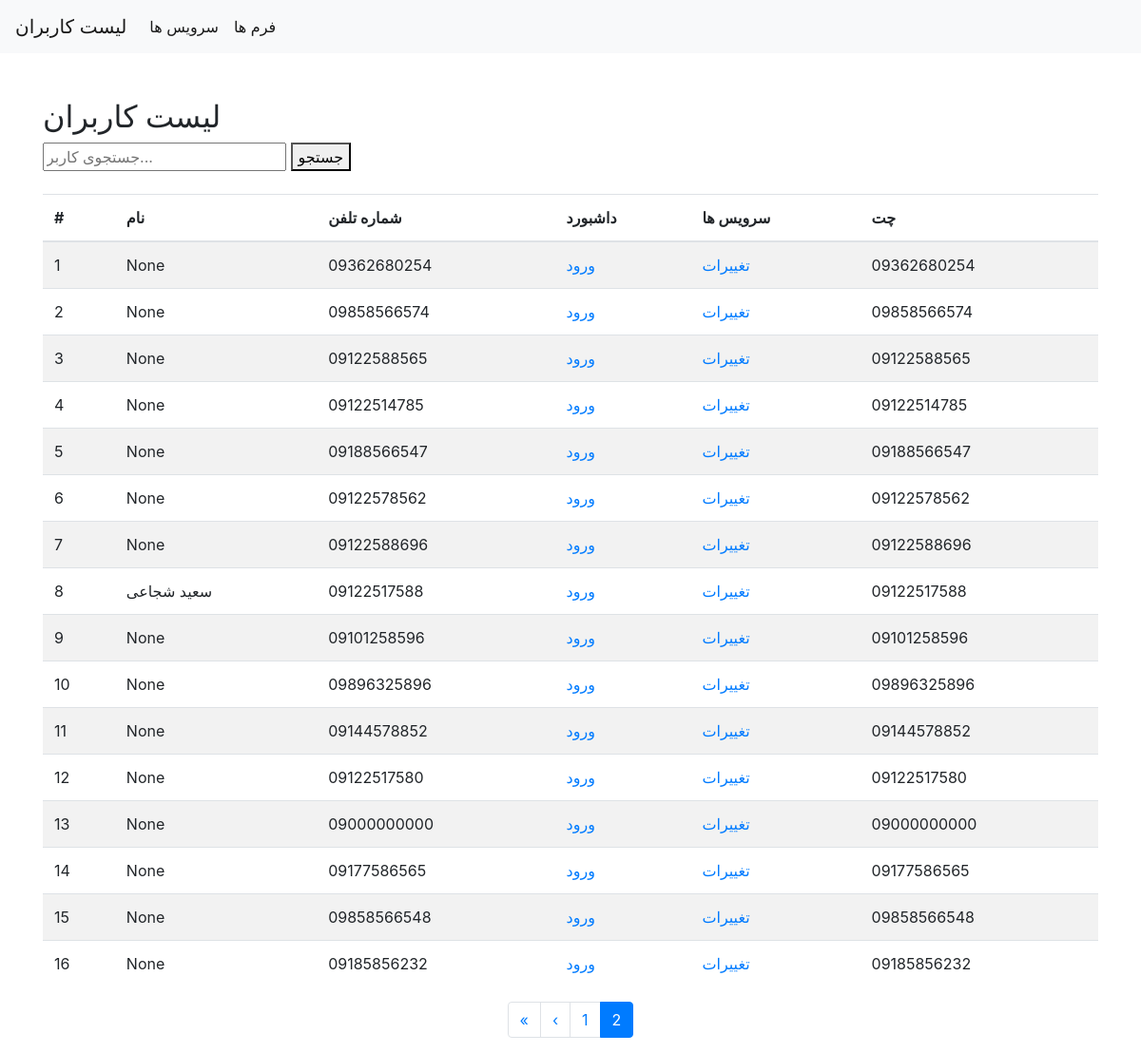
The page /admin-list/?page=2 (signed in) on the database as committed earlier.
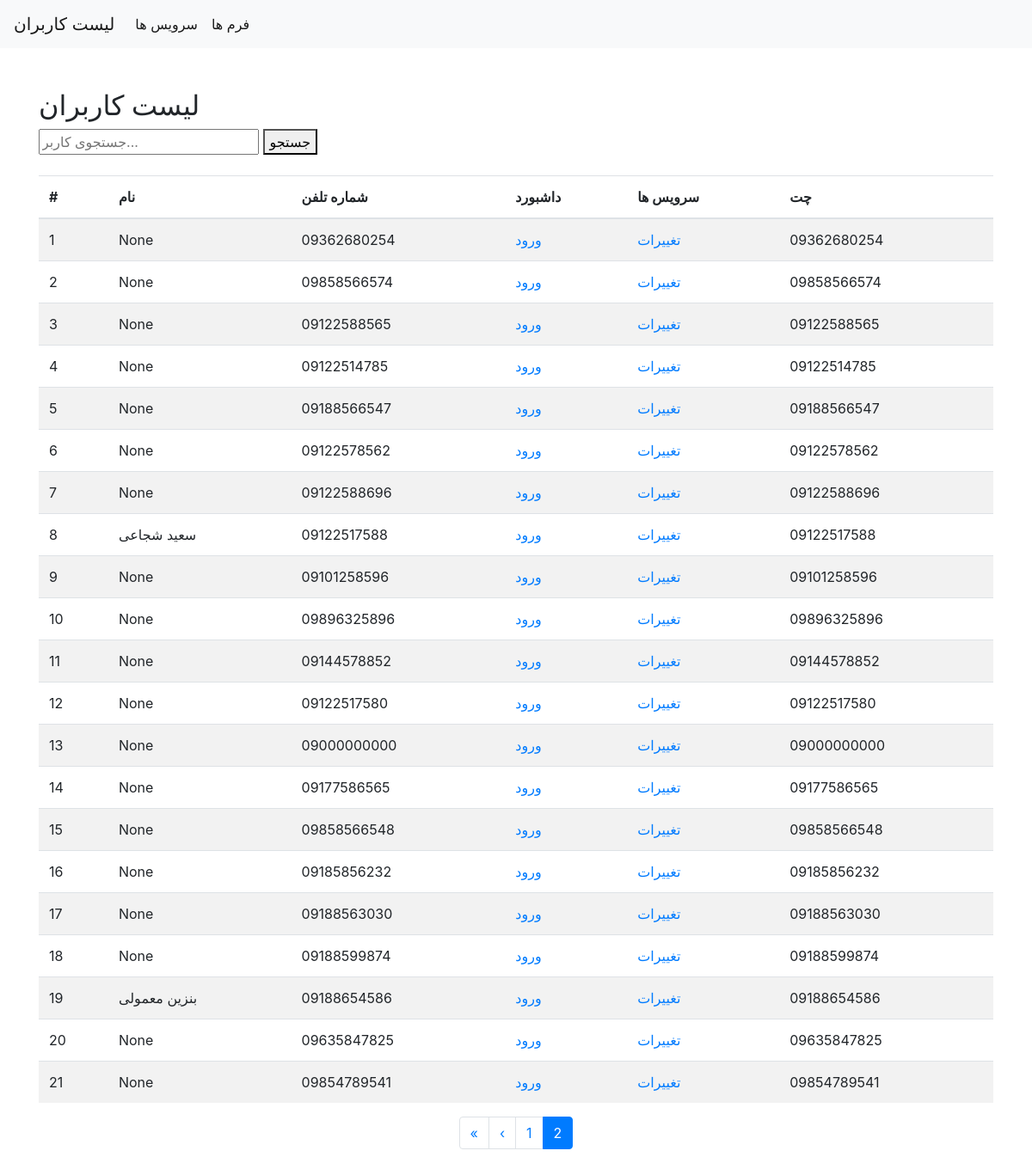
The same page on the database as committed later.
### users/models.py (models this page shows)
class Client(AbstractUser):
    name = models.CharField(max_length=120, null=True, blank=True)
    username = models.CharField(max_length=11, unique=True)  # تغییر فیلد username برای ذخیره شماره تلفن
    is_questioned = models.BooleanField(default=False)
    otp = models.IntegerField()
    timestamp = models.DateTimeField(default=now)
    USERNAME_FIELD = 'username'
    REQUIRED_FIELDS = []

### users/admin/user_list.py (the view)
# urls.py: path('admin-list/',user_list,name='userlist'),
def user_list(request):
    if not request.user.is_superuser:
        return JsonResponse({'error': 'دسترسی غیرمجاز'}, status=403)
    search_query = request.POST.get('pk', '') if request.method == "POST" else request.GET.get('search', '')
    if search_query:
        users = Client.objects.filter(username__icontains=search_query) | Client.objects.filter(
            name__icontains=search_query)
    else:
        users = Client.objects.all()  # نمایش تمام کاربران
    paginator = Paginator(users, 25)  # 25 کاربر در هر صفحه
    page_number = request.GET.get('page')  # شماره صفحه از URL
    page_obj = paginator.get_page(page_number)  # دریافت صفحه مورد نظر
    return render(request, 'users/userlist.html', {
        'page_obj': page_obj,
        'search_query': search_query  # ارسال کوئری جستجو به قالب
    })

### users/templates/users/userlist.html (shortened to what this page needs)
<!DOCTYPE html>
<html lang="fa">
<head>
    <link href="https://stackpath.bootstrapcdn.com/bootstrap/4.5.2/css/bootstrap.min.css" rel="stylesheet">
</head>
<body>
<nav class="navbar navbar-expand-lg navbar-light bg-light">
    <a class="navbar-brand" href="http://localhost:8000/admin-list/">لیست کاربران</a>
    <div class="collapse navbar-collapse" id="navbarNavDropdown">
        <ul class="navbar-nav">
            <li class="nav-item active">
                <a class="nav-link" href="http://localhost:8000/admin-service/">سرویس ها </a>
            </li>
            <li class="nav-item active">
                <a class="nav-link" href="#">فرم ها</a>
            </li>
        </ul>
    </div>
</nav>
<div class="container mt-5">
    <h2>لیست کاربران</h2>
    <form method="GET" action="{% url 'userlist' %}">
        <input type="text" name="search" value="{{ search_query }}" placeholder="جستجوی کاربر...">
        <button type="submit">جستجو</button>
    </form>
    <table class="table table-striped mt-4">
        <thead>
        <tr>
            <th>#</th>
            <th>نام</th>
            <th>شماره تلفن</th>
            <th>داشبورد</th>
            <th>سرویس ها</th>
            <th>چت</th>
        </tr>
        </thead>
        <tbody id="user-table-body">
        {% for user in page_obj %}
            <tr>
                <td>{{ forloop.counter }}</td>
                <td>{{ user.name }}</td>
                <td>{{ user.username }}</td>
                {% if user.username %}
                    <td><a href="{% url 'users:dashboard_with_username' username=user.username %}">ورود</a></td>
                {% else %}
                    <td>نام کاربری موجود نیست</td>
                {% endif %}
                {% if user.username %}
                    <td><a href="{% url 'servicelist' username=user.username %}">تغییرات</a></td>
                {% else %}
                    <td>کاربر موجود نیست</td>
                {% endif %}
                <td>{{ user.username }}</td>
            </tr>
        {% empty %}
            <tr>
                <td colspan="3" class="text-center">هیچ کاربری یافت نشد</td>
            </tr>
        {% endfor %}
        </tbody>
    </table>
</div>
<div class="d-flex justify-content-center">
    <nav aria-label="Page navigation example">
        <ul class="pagination">
            {% if page_obj.has_previous %}
                <li class="page-item">
                    <a class="page-link" href="?page=1" aria-label="First">
                        <span aria-hidden="true">&laquo;</span>
                    </a>
                </li>
                <li class="page-item">
                    <a class="page-link" href="?page={{ page_obj.previous_page_number }}" aria-label="Previous">
                        <span aria-hidden="true">&lsaquo;</span>
                    </a>
                </li>
            {% endif %}
            {% for i in page_obj.paginator.page_range %}
                {% if page_obj.number == i %}
                    <li class="page-item active" aria-current="page">
                        <span class="page-link">{{ i }}</span>
                    </li>
                {% else %}
                    <li class="page-item">
                        <a class="page-link" href="?page={{ i }}">{{ i }}</a>
                    </li>
                {% endif %}
            {% endfor %}
        </ul>
    </nav>
</div>
</body>
</html>

Rows that differ between the two databases and show on the page:
added Client: name "None", username "09188563030", shows "ورود", shows "تغییرات"
added Client: name "None", username "09188599874", shows "ورود", shows "تغییرات"
added Client: name "بنزین معمولی", username "09188654586", shows "ورود", shows "تغییرات"
added Client: name "None", username "09635847825", shows "ورود", shows "تغییرات"
added Client: name "None", username "09854789541", shows "ورود", shows "تغییرات"
